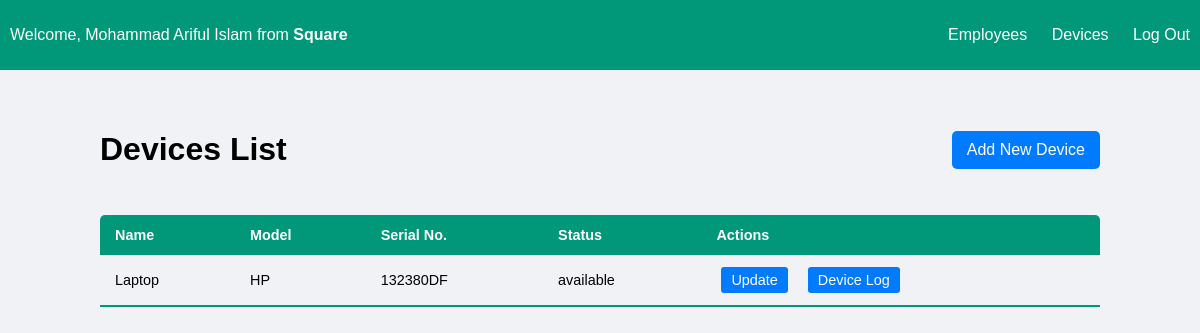
Before: /devices/ (signed in) with the older database file.
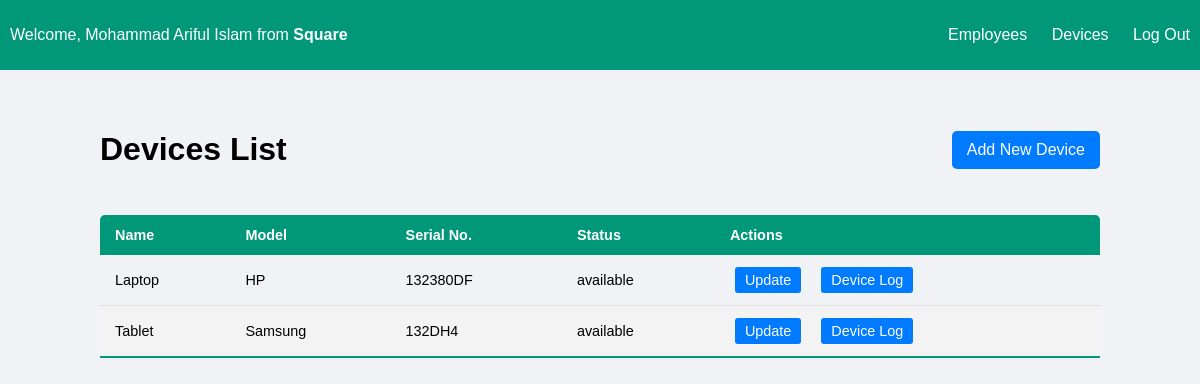
After: the same page with the newer database file.
### assetTracker/models.py (models this page shows, shortened)
class Device(models.Model):
    name = models.CharField(max_length=100)
    serial_number = models.CharField(max_length=100, unique=True)
    model = models.CharField(max_length=100)
    STATUS_CHOICES = [
        ('available', 'Available'),
        ('checked_out', 'Checked Out'),
        ('in_repair', 'In Repair'),
        ('out_of_service', 'Out of Service'),
    ]
    status = models.CharField(max_length=50, choices=STATUS_CHOICES, default='available')
    company = models.ForeignKey(Company, on_delete=models.CASCADE)
    created_at = models.DateTimeField(auto_now_add=True)

### assetTracker/views.py (the view)
# urls.py: path('devices/', views.list_devices, name='list_devices'),
@login_required(login_url='login')
def list_devices(request):
    devices = Device.objects.filter(company=request.user.employee.company)
    context = {
        'title': 'Devices List',
        'items': devices,
        'item_name': 'Device',
        'add_url': 'add_device',
        'update_url': 'update_device',
        'delete_url': 'delete_device',
    }
    return render(request, 'item_list.html', context)

### assetTracker/templates/item_list.html
{% extends 'navbar.html' %} {% block content %}
<div class="content-container">
    <div class="header-with-button">
        <h1>{{ title }}</h1>
        <a href="{% url add_url %}" class="action-button">Add New {{ item_name }}</a>
    </div>
    <table class="styled-table">
        <thead>
            <tr>
                <th>Name</th>
                {% if item_name == "Employee" %}
                <th>Department</th>
                <th>Role</th>
                {% else %}
                <th>Model</th>
                <th>Serial No.</th>
                <th>Status</th>
                {% endif %}
                <th>Actions</th>
            </tr>
        </thead>
        <tbody>
            {% for item in items %}
            <tr>
                <td>{{ item.name }}</td>
                {% if item_name == "Employee" %}
                <td>{{ item.department }}</td>
                <td>{{ item.role }}</td>
                {% else %}
                <td>{{item.model}}</td>
                <td>{{item.serial_number}}</td>
                <td>{{item.status}}</td>
                {% endif %}
                <td>
                    <div class="table-actions">
                        <a href="{% url update_url item.id %}" class="btn table-btn">Update</a>
                        {% if item_name == "Employee" %}
                        {% if item.id != request.user.employee.id %}
                        <a href="{% url delete_url item.id %}" class="btn table-btn">Remove</a>
                        {% endif %}
                        {% else %}
                        <a href="{% url 'view_device_log' item.id %}" class="btn table-btn">Device Log</a>
                        {% endif %}
                    </div>
                </td>
            </tr>
            {% endfor %}
        </tbody>
    </table>
</div>
{% endblock %}

Changed rows visible on the page:
added Device: name "Tablet", model "Samsung", serial_number "132DH4", status "available"
